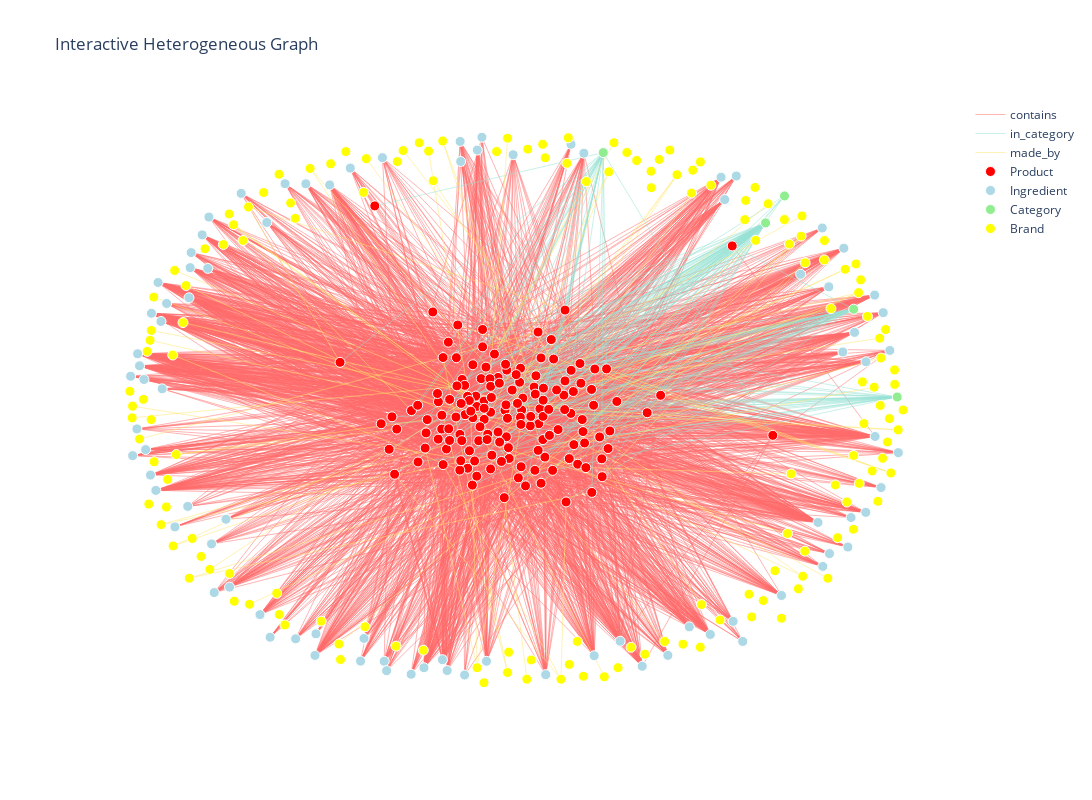

Here is the notebook cell this chart was saved with:
### Code cell
import plotly.graph_objects as go
import networkx as nx
import numpy as np
from collections import defaultdict

def interactive_graph_viz(G, sample_size=200):
    """Plotly를 사용한 인터랙티브 시각화"""
    
    # 노드 타입별 분류
    node_types = defaultdict(list)
    for node in G.nodes():
        node_type = node.split('_')[0]
        node_types[node_type].append(node)
    
    # 샘플링
    sampled_nodes = []
    for ntype, nodes in node_types.items():
        if len(nodes) > sample_size:
            import random
            sampled_nodes.extend(random.sample(nodes, sample_size))
        else:
            sampled_nodes.extend(nodes)
    
    G_sub = G.subgraph(sampled_nodes).copy()
    
    # 레이아웃
    pos = nx.spring_layout(G_sub, k=0.5, iterations=50, seed=42)
    
    # 엣지 트레이스
    edge_traces = []
    edge_types = defaultdict(list)
    
    for u, v, data in G_sub.edges(data=True):
        rel_type = data.get('rel_type', 'unknown')
        edge_types[rel_type].append((u, v))
    
    colors = {
        'contains': 'rgba(255, 107, 107, 0.5)',
        'in_category': 'rgba(149, 225, 211, 0.5)',
        'made_by': 'rgba(255, 230, 109, 0.5)'
    }
    
    for rel_type, edges in edge_types.items():
        x_edges = []
        y_edges = []
        
        for u, v in edges:
            x0, y0 = pos[u]
            x1, y1 = pos[v]
            x_edges.extend([x0, x1, None])
            y_edges.extend([y0, y1, None])
        
        edge_traces.append(go.Scatter(
            x=x_edges, y=y_edges,
            mode='lines',
            line=dict(width=1, color=colors.get(rel_type, 'gray')),
            hoverinfo='none',
            name=rel_type,
            showlegend=True
        ))
    
    # 노드 트레이스 (타입별로)
    color_map = {
        'product': 'red',
        'ingredient': 'lightblue',
        'category': 'lightgreen',
        'brand': 'yellow'
    }
    
    node_traces = []
    for ntype, color in color_map.items():
        nodes = [n for n in G_sub.nodes() if n.startswith(ntype)]
        if not nodes:
            continue
        
        x_nodes = [pos[n][0] for n in nodes]
        y_nodes = [pos[n][1] for n in nodes]
        
        node_traces.append(go.Scatter(
            x=x_nodes, y=y_nodes,
            mode='markers',
            marker=dict(
                size=10,
                color=color,
                line=dict(width=1, color='white')
            ),
            text=[n.split('_')[1] for n in nodes],
            hovertemplate='<b>%{text}</b><br>Type: ' + ntype + '<extra></extra>',
            name=ntype.capitalize(),
            showlegend=True
        ))
    
    # 레이아웃
    fig = go.Figure(data=edge_traces + node_traces)
    fig.update_layout(
        title='Interactive Heterogeneous Graph',
        showlegend=True,
        hovermode='closest',
        width=1200,
        height=800,
        xaxis=dict(showgrid=False, zeroline=False, showticklabels=False),
        yaxis=dict(showgrid=False, zeroline=False, showticklabels=False),
        plot_bgcolor='white'
    )
    
    return fig

# 인터랙티브 시각화
fig_interactive = interactive_graph_viz(G, sample_size=150)
fig_interactive.write_html('graph_interactive.html')
fig_interactive.show()

### Figure 1 — Plotly figure (JSON) as saved in the notebook; plotly's stock layout.template omitted (floating-point values rounded to 4 significant figures; data arrays with more than 128 entries replaced by an {"elided": "..."} marker saying what was removed)
{"data": [{"hoverinfo": "none", "line": {"color": "rgba(255, 107, 107, 0.5)", "width": 1}, "mode": "lines", "name": "contains", "showlegend": true, "type": "scatter", "x": {"elided": "7734 float values"}, "y": {"elided": "7734 float values"}}, {"hoverinfo": "none", "line": {"color": "rgba(149, 225, 211, 0.5)", "width": 1}, "mode": "lines", "name": "in_category", "showlegend": true, "type": "scatter", "x": {"elided": "450 float values"}, "y": {"elided": "450 float values"}}, {"hoverinfo": "none", "line": {"color": "rgba(255, 230, 109, 0.5)", "width": 1}, "mode": "lines", "name": "made_by", "showlegend": true, "type": "scatter", "x": {"elided": "249 float values"}, "y": {"elided": "249 float values"}}, {"hovertemplate": "<b>%{text}</b><br>Type: product<extra></extra>", "marker": {"color": "red", "line": {"color": "white", "width": 1}, "size": 10}, "mode": "markers", "name": "Product", "showlegend": true, "text": {"elided": "150 str values"}, "type": "scatter", "x": {"elided": "150 float values"}, "y": {"elided": "150 float values"}}, {"hovertemplate": "<b>%{text}</b><br>Type: ingredient<extra></extra>", "marker": {"color": "lightblue", "line": {"color": "white", "width": 1}, "size": 10}, "mode": "markers", "name": "Ingredient", "showlegend": true, "text": ["37", "17", "26", "16", "59", "9", "28", "53", "52", "74", "3", "50", "43", "73", "40", "14", "41", "25", "67", "65", "70", "4", "20", "15", "24", "0", "46", "81", "75", "85", "29", "82", "80", "23", "38", "32", "13", "34", "56", "60", "61", "78", "62", "72", "68", "7", "27", "5", "69", "71", "76", "44", "57", "6", "48", "2", "58", "45", "63", "10", "30", "83", "31", "22", "51", "55", "42", "54", "33", "79", "86", "18", "84", "66", "36", "77", "64", "12", "11", "21", "47", "19", "1", "49", "35", "39", "8"], "type": "scatter", "x": [-0.1486, 0.8533, -0.6573, -0.8041, -0.705, 0.9044, 0.9262, 0.133, -0.393, -0.9058, -0.9162, -0.1816, 0.7878, 0.8363, -0.4018, 0.5142, -0.3417, -0.1937, -0.8733, -0.2732, -0.8321, -0.9682, -0.8376, 0.1918, 0.379, 0.9056, -0.3356, -0.8407, 0.7896, 0.9429, 0.06872, 0.8444, -0.952, 0.6677, -0.787, -0.08184, 0.3139, -0.1052, -0.986, 0.9208, -0.6315, 0.5692, -0.5151, 0.9647, -0.3461, 0.7606, 0.5234, -0.2406, -0.1374, -0.9477, -0.9807, 0.8824, -0.4278, -0.9633, 0.7714, 0.4869, 0.7727, -0.79, -0.8944, -0.5176, 0.8819, -0.01408, 0.5529, 0.2578, -0.7736, -0.9088, 0.5449, -0.5667, -0.7346, -0.7437, -0.1473, -0.9355, -0.7803, -0.5936, 0.7163, -0.97, -0.09335, -0.9218, 0.8262, 0.4335, -0.6399, -0.8346, -0.933, 0.1657, -0.5408, 0.8236, -0.4802], "y": [0.9504, 0.2624, -0.7546, 0.6137, 0.7632, 0.3967, 0.3336, 0.94, -0.8404, 0.05901, 0.4422, -0.9561, 0.4265, -0.5111, -0.922, 0.8215, -0.9225, -0.9169, -0.4385, -0.9695, 0.5499, 0.1852, 0.3871, -0.9026, -0.9014, -0.1126, -0.9565, -0.3646, -0.5346, 0.1973, -0.9708, -0.4047, 0.09256, -0.6856, 0.6777, -0.9227, -0.9406, 0.9192, 0.1043, -0.2968, -0.8359, -0.8513, -0.8238, -0.171, 0.8919, -0.4225, 0.7409, -0.9459, -0.9723, -0.16, -0.1817, 0.1564, 0.8543, 0.1419, 0.6384, -0.8259, -0.5809, 0.4929, 0.3666, -0.9016, -0.3861, 0.9023, 0.8257, -0.8503, -0.6751, 0.3018, -0.7789, -0.8417, -0.6554, -0.4109, 0.878, -0.2518, -0.4998, 0.7979, 0.4717, -0.08537, 0.9655, -0.307, 0.5657, -0.7987, 0.6584, 0.4956, 0.3311, 0.9079, 0.7976, 0.1919, 0.7937]}, {"hovertemplate": "<b>%{text}</b><br>Type: category<extra></extra>", "marker": {"color": "lightgreen", "line": {"color": "white", "width": 1}, "size": 10}, "mode": "markers", "name": "Category", "showlegend": true, "text": ["2", "0", "4", "1", "3"], "type": "scatter", "x": [0.6273, 0.2149, 0.6754, 0.8512, 0.9618], "y": [0.6569, 0.9101, 0.754, 0.346, 0.02958]}, {"hovertemplate": "<b>%{text}</b><br>Type: brand<extra></extra>", "marker": {"color": "yellow", "line": {"color": "white", "width": 1}, "size": 10}, "mode": "markers", "name": "Brand", "showlegend": true, "text": {"elided": "150 str values"}, "type": "scatter", "x": {"elided": "150 float values"}, "y": {"elided": "150 float values"}}], "layout": {"height": 800, "hovermode": "closest", "plot_bgcolor": "white", "showlegend": true, "title": {"text": "Interactive Heterogeneous Graph"}, "width": 1200, "xaxis": {"showgrid": false, "showticklabels": false, "zeroline": false}, "yaxis": {"showgrid": false, "showticklabels": false, "zeroline": false}}}
